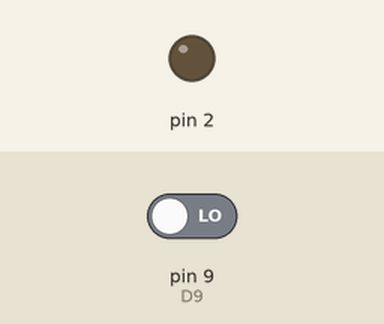
Bench run of a sketch on a simulated Arduino Uno, built with avr-gcc and run on an emulated ATmega328P. Parts: output pins drawn as LEDs (lit = HIGH). Dashed ring = blinking. The inputs (shaded band) are chosen by the test bench; at power-on: pin 9 (D9) LOW.

Above: at 2.8 s.
2.9 s: pin 9 (D9) driven HIGH
At 3.5 s:
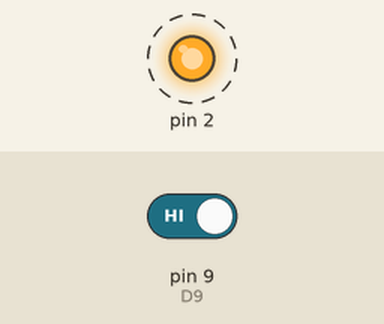
7.0 s: pin 9 (D9) driven LOW
At 7.8 s:
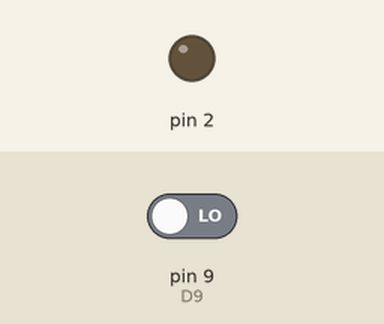
Timing chart, 0 to 10.0 s (numbered marks = the images above; inputs shaded):
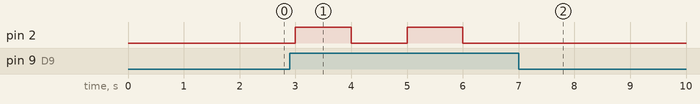

Measured:
- after the input at 2.9 s, pin 2: alternates HIGH for 1.0 s and LOW for 1.0 s, starting after 0.10 s
- after the input at 7.0 s, pin 2: stops changing and stays LOW

The sketch:

LastCode.ino
```cpp
#include "Funcs.h"

void setup(){
#define D2(BIP) 2
pinMode(D2(BIP), OUTPUT);
#define D9 9
pinMode(D9, INPUT);


}
void loop(){
    if(digitalRead(D9) == HIGH){
        digitalWrite(D2(BIP), HIGH);
        delay(1.00*1000.0);
    }

    digitalWrite(D2(BIP), LOW);
    delay(1.00*1000.0);


}
```

Funcs.h
```cpp
/**********************************************************************/
// FUNÇÃO PARA LEITURA DA SERIAL
/***********************************************************************/
const byte numChars = 32;
char receivedChars[numChars]; // an array to store the received data
String serialrx;

String ler_serial() {
  static byte ndx = 0;
  char rc;

  while (Serial.available() > 0) {
    rc = Serial.read();

    if (rc != '\n' && rc != '\r') {
      receivedChars[ndx] = rc;
      ndx++;
      if (ndx >= numChars) {
        ndx = numChars - 1;
      }
    }
    else {
      receivedChars[ndx] = '\0'; // terminate the string
      ndx = 0;
//      Serial.println(receivedChars);
      serialrx = String(receivedChars);
      return serialrx;
    }
  }

  return "";

}


/**********************************************************************/
// FUNÇÃO PARA LEITURA DO ULTRASSONICO
/***********************************************************************/

long OnTime = 10; //microseconds of on-time
long OffTime = 2; //microseconds of off-time
int triggerState = LOW; // triggerState used to set it up
int lastRead = 0;
unsigned long previousMicros = 0;
int ler_ultrassonico(int trigPin, int echoPin) {

  unsigned long currentMicros = micros();
  if ((triggerState == LOW) && (currentMicros - previousMicros >= OffTime))
  {
    triggerState = HIGH; // turn it on
    previousMicros = currentMicros; // remember the time
    digitalWrite(trigPin, triggerState); // update the actual trigger
  }
  else if ((triggerState == HIGH) && (currentMicros - previousMicros >= OnTime))
  {
    triggerState = LOW; // turn it off
    previousMicros = currentMicros; // remember the time
    digitalWrite(trigPin, triggerState); // update the actual trigger
  }
  int leitura = pulseIn(echoPin, HIGH, 50000) / 58;

  if ( leitura != 0 ) {
    lastRead = leitura;
  }

  return lastRead;

}

void mover_motor_ponteH_1(int fio1, int fio2, int dir) {
  if (dir == 0) {
    digitalWrite(fio1, LOW);   // Desligar
    digitalWrite(fio2, LOW);
  }
  if (dir == 1) {
    digitalWrite(fio1, HIGH);  // Frente
    digitalWrite(fio2, LOW);
  }
  if (dir == 2) {
    digitalWrite(fio1, HIGH);  // Reverso
    digitalWrite(fio2, HIGH);
  }
}

void mover_motor_ponteH_2(int fio1, int fio2, int dir) {
  if (dir == 0) {
    digitalWrite(fio1, LOW);   // Desligar
    digitalWrite(fio2, LOW);
  }
  if (dir == 1) {
    digitalWrite(fio1, HIGH);  // Frente
    digitalWrite(fio2, LOW);
  }
  if (dir == 2) {
    digitalWrite(fio1, LOW);   // Reverso
    digitalWrite(fio2, HIGH);
  }
}
```
